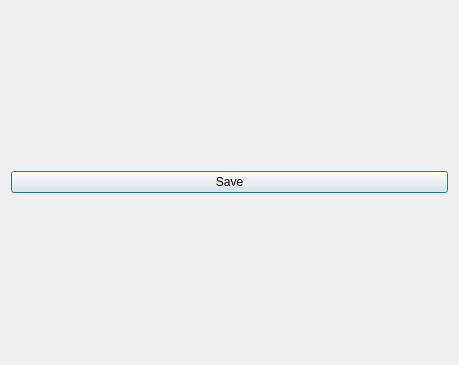
<?xml version="1.0" encoding="UTF-8"?>
<ui version="4.0">
 <class>MyDialog</class>
 <widget class="QDialog" name="MyDialog">
  <property name="geometry">
   <rect>
    <x>0</x>
    <y>0</y>
    <width>459</width>
    <height>365</height>
   </rect>
  </property>
  <property name="windowTitle">
   <string>Dialog</string>
  </property>
  <layout class="QGridLayout" name="gridLayout">
   <item row="1" column="0">
    <widget class="QPushButton" name="saveButton">
     <property name="text">
      <string>Save</string>
     </property>
    </widget>
   </item>
   <item row="0" column="0">
    <layout class="QVBoxLayout" name="verticalLayout"/>
   </item>
  </layout>
 </widget>
 <resources/>
 <connections/>
</ui>
